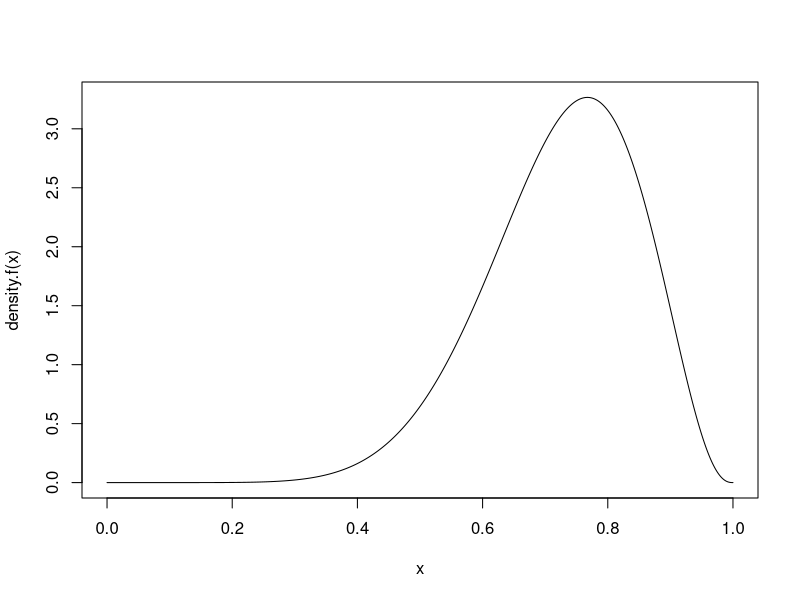

This figure's R source:
# Illustration of rejection sampling using beta distribution

shape1 <- 9.25
shape2 <- 3.5

rand.g <- function(){
  runif(1, min=0, max=1)
}

density.g <- function(x){
  return(1.0)
}

density.f <- function(x){
  return(dbeta(x, shape1=shape1, shape2=shape2))
}

x <- seq(0, 1, length.out=1000)
plot(x, density.f(x), type='l')

M <- dbeta(shape1/(shape1+shape2), 
           shape1=shape1, shape2=shape2)

n.samples <- 10000
X.samples <- c()
counter <- 0
while (length(X.samples) < n.samples){
  counter <- counter + 1
  x <- rand.g()
  u <- runif(1, min=0, max=1)
  if (u < density.f(x)/(M * density.g(x))) {
    X.samples <- c(X.samples, x)
  }
}